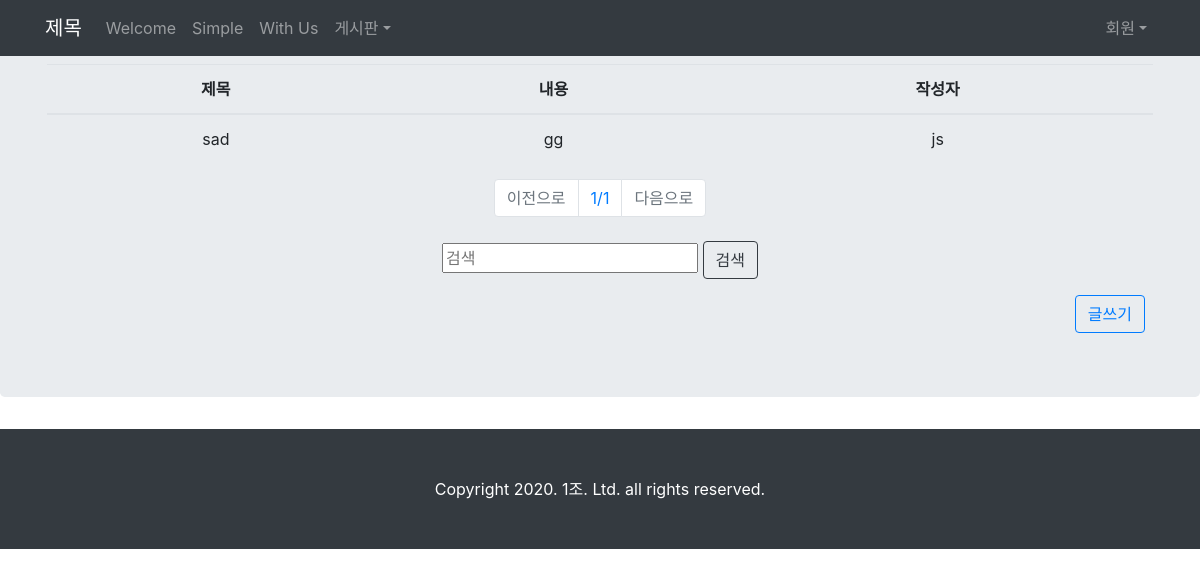
Before: /article/board/ with the older database file.
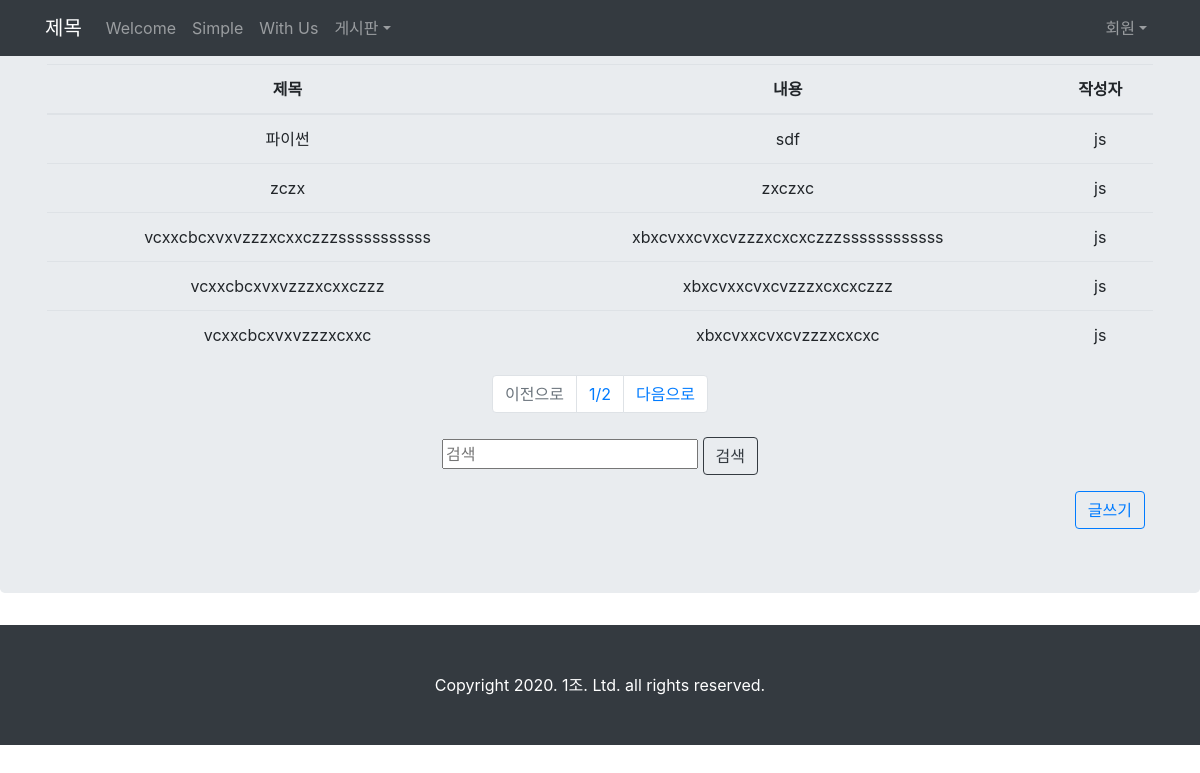
After: the same page with the newer database file.
### signin/models.py (models this page shows)
class Article(models.Model):
    title = models.CharField(max_length=100)
    content = models.CharField(max_length=1000)
    user = models.ForeignKey(User, on_delete=models.CASCADE)

class User(models.Model):
    userID = models.CharField(max_length=50)
    userPassword = models.CharField(max_length=100)
    userName = models.CharField(max_length=10)
    userEmail = models.CharField(max_length=50)
    userGender = models.CharField(max_length=50)

### project/views.py (the view)
# urls.py: path('article/board/', views.board),
def board(request):
    articles = Article.objects
    article_list = Article.objects.all().order_by('-id')
    paginator = Paginator(article_list, 5)
    page = int(request.GET.get('p', 1))
    posts = paginator.get_page(page)
    return render(request, "board.html", {'article_list' : article_list, 'posts' : posts})

### templates/board.html
{% extends 'base.html' %}
{% block content %}
<div class="jumbotron">
    <div class="container text-center">
        <table class="table table-hover">
            <thead>
                <tr>
                    <th>제목</th>
                    <th>내용</th>
                    <th>작성자</th>
                </tr>
            </thead>
            <tbody>
                {% for article in posts %}
                <tr onclick=' location="/article/detail/{{ article.id }}"'>
                    <td>{{ article.title }}</td>
                    <td>{{ article.content }}</td>
                    <td>{{ article.user.userName }}</td>
                </tr>
                {% endfor %}
            </tbody>
        </table>
        <nav>
            <ul class="pagination justify-content-center">
                {% if posts.has_previous %}
                <li class="page-item">
                    <a class="page-link" href="?p={{ posts.previous_page_number }}">이전으로</a>
                </li>
                {% else %}
                <li class="page-item disabled">
                    <a class="page-link" href="#">이전으로</a>
                </li>
                {% endif %}
                <li class="page-item">
                    <a class="page-link" href="#">{{posts.number}}/{{posts.paginator.num_pages}}</a>
                </li>
                {% if posts.has_next %}
                <li class="page-item">
					<a class="page-link" href="?p={{ posts.next_page_number }}">다음으로</a>
                </li>
                {% else %}
                <li class="page-item disabled">
                    <a class="page-link" href="#">다음으로</a>
                </li>
				{% endif %}
            </ul>
		</nav>
		<div class="p-2">
			<input type="text" placeholder="검색" name="searchTitle">
			<a href="search.jsp?searchTitle=" class="btn btn-outline-dark">검색</a>
		 </div>
		 <div class="p-2">
		<a href="write.jsp" class="btn btn-outline-primary float-right">글쓰기</a>
		</div>
    </div>
</div>
{% endblock %}

Changed rows visible on the page:
no longer on this page (row unchanged): Article: title "sad", content "gg", user.userName "js"
added Article: title "파이썬", content "sdf", user.userName "js"
added Article: title "zczx", content "zxczxc", user.userName "js"
added Article: title "vcxxcbcxvxvzzzxcxxczzzsssssssssss", content "xbxcvxxcvxcvzzzxcxcxczzzssssssssssss", user.userName "js"
added Article: title "vcxxcbcxvxvzzzxcxxczzz", content "xbxcvxxcvxcvzzzxcxcxczzz", user.userName "js"
added Article: title "vcxxcbcxvxvzzzxcxxc", content "xbxcvxxcvxcvzzzxcxcxc", user.userName "js"
Other visible differences:
{{ posts.paginator.num_pages }}: "1" → "2"
